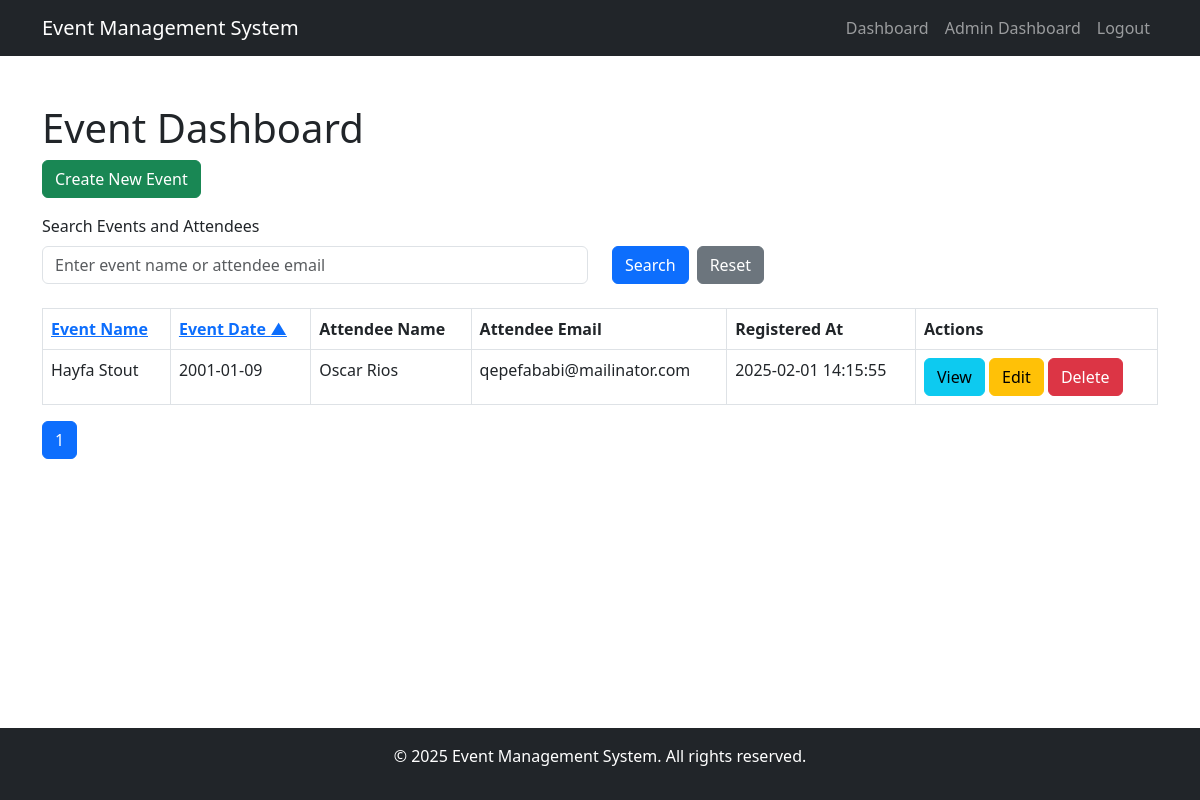
/dashboard.php (signed in), run on the app's committed database.
### tables this page shows
CREATE TABLE `attendees` (
  `id` int(11) NOT NULL,
  `event_id` int(11) NOT NULL,
  `name` varchar(100) NOT NULL,
  `email` varchar(100) NOT NULL,
  `registered_at` timestamp NOT NULL DEFAULT current_timestamp()
);

CREATE TABLE `events` (
  `id` int(11) NOT NULL,
  `user_id` int(11) NOT NULL,
  `name` varchar(100) NOT NULL,
  `description` text DEFAULT NULL,
  `event_date` date NOT NULL,
  `max_capacity` int(11) NOT NULL,
  `created_at` timestamp NOT NULL DEFAULT current_timestamp()
);

### dashboard.php (the view, shortened to what this page needs)
<?php
require 'includes/db.php';
$limit = 5;
$page = $_GET['page'] ?? 1;
$offset = ($page - 1) * $limit;
$sort = $_GET['sort'] ?? 'event_date';
$order = $_GET['order'] ?? 'ASC';
$search_query = $_GET['search_query'] ?? '';
$sql = "SELECT e.id AS event_id, e.name AS event_name, e.description, e.event_date, e.max_capacity,
               a.name AS attendee_name, a.email, a.registered_at
        FROM events e
        LEFT JOIN attendees a ON e.id = a.event_id
        WHERE e.user_id = :user_id";
$params = ['user_id' => $_SESSION['user_id']];
$sql .= " ORDER BY $sort $order";
$sql .= " LIMIT $limit OFFSET $offset";
$stmt = $pdo->prepare($sql);
$stmt->execute($params);
$events = $stmt->fetchAll();
$total_events_sql = "SELECT COUNT(DISTINCT e.id) as total
                     FROM events e
                     LEFT JOIN attendees a ON e.id = a.event_id
                     WHERE e.user_id = :user_id";
$stmt = $pdo->prepare($total_events_sql);
$stmt->execute($params);
$total_events = $stmt->fetch()['total'];
$total_pages = ceil($total_events / $limit);
?>
<!DOCTYPE html>
<html lang="en">
<head>
    <link rel="stylesheet" href="https://cdn.jsdelivr.net/npm/bootstrap@5.3.0/dist/css/bootstrap.min.css">
    <link rel="stylesheet" href="assets/css/styles.css">
</head>
<body>
    <?php include 'includes/header.php'; ?>
    <div class="container mt-5">
        <h1>Event Dashboard</h1>
        <a href="create_event.php" class="btn btn-success mb-3">Create New Event</a>
        <form method="GET" class="mb-4">
            <div class="row">
                <div class="col-md-6">
                    <label for="search_query" class="form-label">Search Events and Attendees</label>
                    <input type="text" class="form-control" id="search_query" name="search_query" value="<?php echo htmlspecialchars($search_query); ?>" placeholder="Enter event name or attendee email">
                </div>
                <div class="col-md-6 d-flex align-items-end">
                    <button type="submit" class="btn btn-primary">Search</button>
                    <a href="dashboard.php" class="btn btn-secondary ms-2">Reset</a>
                </div>
            </div>
        </form>
        <table class="table table-bordered">
            <thead>
                <tr>
                    <th>
                        <a href="?sort=event_name&order=<?php echo $sort === 'event_name' && $order === 'ASC' ? 'DESC' : 'ASC'; ?>&search_query=<?php echo $search_query; ?>">
                            Event Name <?php echo $sort === 'event_name' ? ($order === 'ASC' ? '▲' : '▼') : ''; ?>
                        </a>
                    </th>
                    <th>
                        <a href="?sort=event_date&order=<?php echo $sort === 'event_date' && $order === 'ASC' ? 'DESC' : 'ASC'; ?>&search_query=<?php echo $search_query; ?>">
                            Event Date <?php echo $sort === 'event_date' ? ($order === 'ASC' ? '▲' : '▼') : ''; ?>
                        </a>
                    </th>
                    <th>Attendee Name</th>
                    <th>Attendee Email</th>
                    <th>Registered At</th>
                    <th>Actions</th>
                </tr>
            </thead>
            <tbody>
                <?php
                $grouped_events = [];
                foreach ($events as $row) {
                    $event_id = $row['event_id'];
                    if (!isset($grouped_events[$event_id])) {
                        $grouped_events[$event_id] = [
                            'event_name' => $row['event_name'],
                            'event_date' => $row['event_date'],
                            'attendees' => []
                        ];
                    }
                    if (!empty($row['attendee_name'])) {
                        $grouped_events[$event_id]['attendees'][] = [
                            'name' => $row['attendee_name'],
                            'email' => $row['email'],
                            'registered_at' => $row['registered_at']
                        ];
                    }
                }
                foreach ($grouped_events as $event_id => $event):
                    $attendees = $event['attendees'];
                    $rowspan = count($attendees) > 0 ? count($attendees) : 1;
                ?>
                <tr>
                    <td rowspan="<?php echo $rowspan; ?>"><?php echo htmlspecialchars($event['event_name']); ?></td>
                    <td rowspan="<?php echo $rowspan; ?>"><?php echo htmlspecialchars($event['event_date']); ?></td>
                    <?php if (!empty($attendees)): ?>
                        <td><?php echo htmlspecialchars($attendees[0]['name']); ?></td>
                        <td><?php echo htmlspecialchars($attendees[0]['email']); ?></td>
                        <td><?php echo htmlspecialchars($attendees[0]['registered_at']); ?></td>
                    <?php else: ?>
                        <td colspan="3">No attendees registered yet.</td>
                    <?php endif; ?>
                    <td rowspan="<?php echo $rowspan; ?>">
                        <a href="view_event.php?id=<?php echo $event_id; ?>" class="btn btn-info">View</a>
                        <a href="edit_event.php?id=<?php echo $event_id; ?>" class="btn btn-warning">Edit</a>
                        <a href="delete_event.php?id=<?php echo $event_id; ?>" class="btn btn-danger" onclick="return confirm('Are you sure you want to delete this event?')">Delete</a>
                    </td>
                </tr>
                <?php
                endforeach;
                ?>
            </tbody>
        </table>
<div class="toast-container position-fixed bottom-0 end-0 p-3">
</div>
        <nav aria-label="Page navigation">
            <ul class="pagination">
                <?php for ($i = 1; $i <= $total_pages; $i++): ?>
                <li class="page-item <?php echo $page == $i ? 'active' : ''; ?>">
                    <a class="page-link" href="?page=<?php echo $i; ?>&sort=<?php echo $sort; ?>&order=<?php echo $order; ?>&search_query=<?php echo $search_query; ?>">
                        <?php echo $i; ?>
                    </a>
                </li>
                <?php endfor; ?>
            </ul>
        </nav>
    </div>
 <?php include 'includes/footer.php'; ?>
</body>
</html>

### assets/css/styles.css (style rules this page uses)
html, body { height: 100%; margin: 0; }
body { display: flex; flex-direction: column; }
.container { flex: 1; }

### data on the page
attendees: event.name "Hayfa Stout", event.event_date "2001-01-09", name "Oscar Rios", email "qepefababi@mailinator.com", registered_at "2025-02-01 14:15:55"
